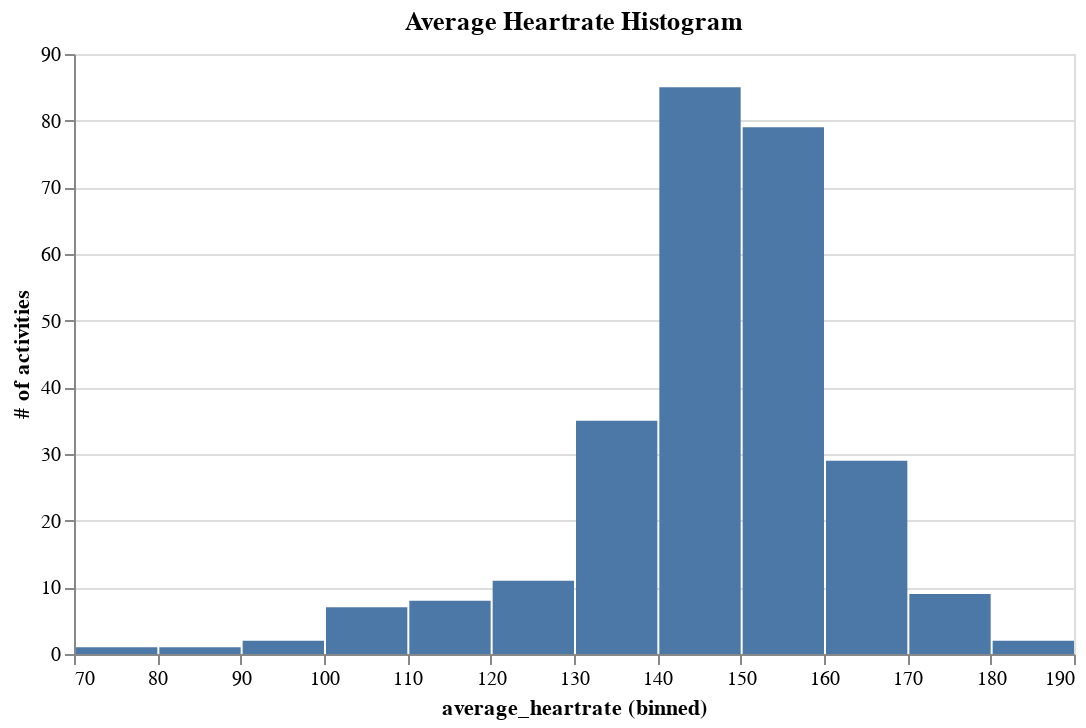

The code cell stored with this chart in its notebook:
### Markdown cell above
# Average Heartrate Histogram
My heart rate for majority of my activities at the beginning of the year was in "Zone 2" between 60-75% of my maximum heart rate. These relatively easier efforts allowed me to maintain consistent training, recover adequately and slowly develop an aerobic engine without feeling physically drained.

### Code cell
alt.Chart(df).mark_bar().encode(
    alt.X("average_heartrate:Q",bin=alt.Bin(step=10)),
    y=alt.Y('count(activity_id):Q', axis=alt.Axis(title='# of activities'))).properties(
    width=500,
    title='Average Heartrate Histogram')

### Figure 1 — Vega-Lite specification as saved in the notebook (floating-point values rounded to 4 significant figures; data arrays with more than 128 entries replaced by an {"elided": "..."} marker saying what was removed)
{"config": {"view": {"continuousWidth": 400, "continuousHeight": 300}}, "data": {"name": "data-2b07e2f27fc1e4f8d11b0eee55302cab"}, "mark": "bar", "encoding": {"x": {"type": "quantitative", "bin": {"step": 10}, "field": "average_heartrate"}, "y": {"type": "quantitative", "aggregate": "count", "axis": {"title": "# of activities"}, "field": "activity_id"}}, "title": "Average Heartrate Histogram", "width": 500, "$schema": "https://vega.github.io/schema/vega-lite/v4.8.1.json", "datasets": {"data-2b07e2f27fc1e4f8d11b0eee55302cab": {"elided": "313 records"}}}
